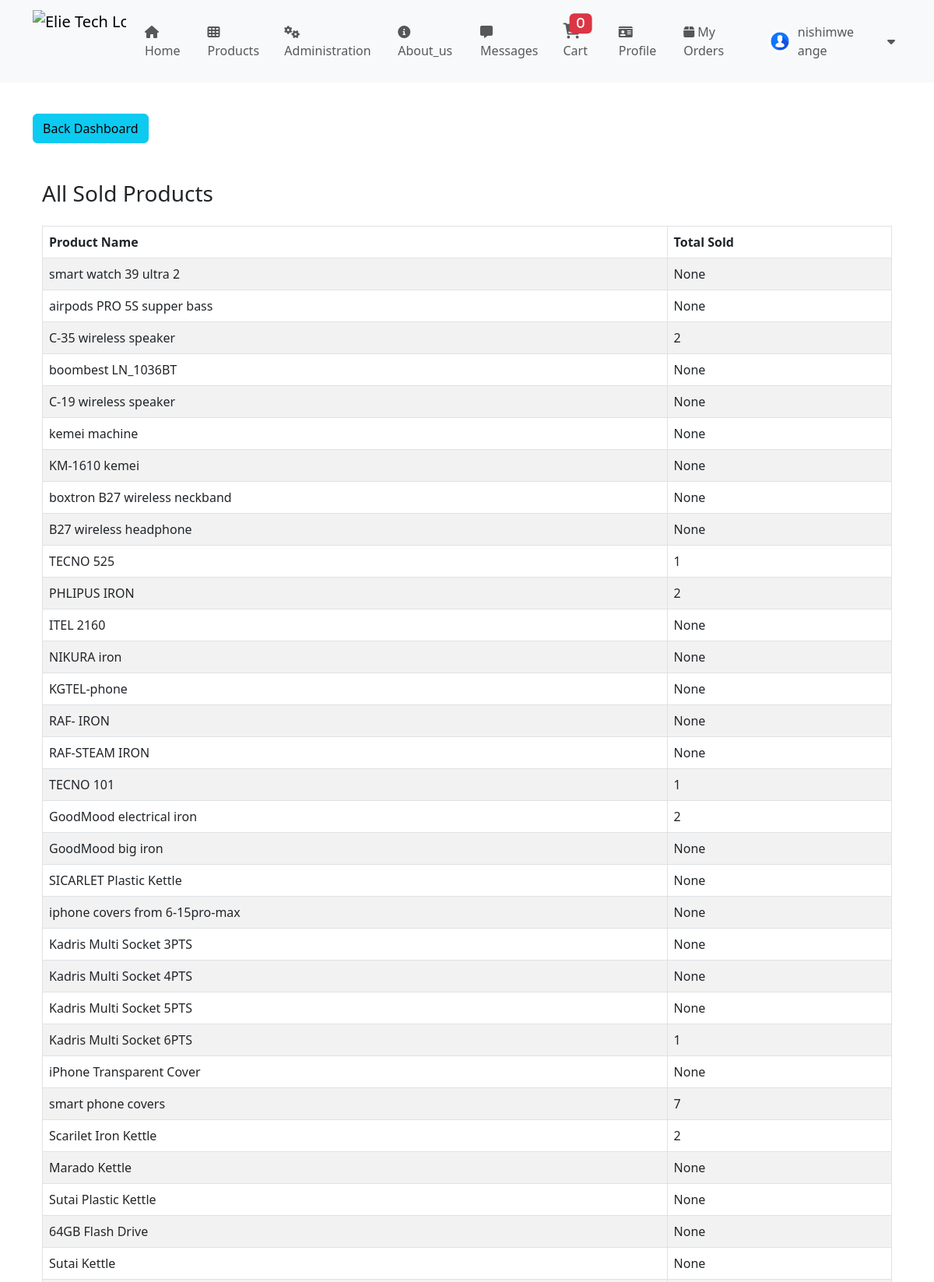
Page /manager/sold-products/ (signed in, upper part) on the committed database.
### store/models.py (models this page shows, shortened)
class Customer(models.Model):
    user = models.OneToOneField(User, on_delete=models.CASCADE)
    phone_number = models.CharField(max_length=15)
    address = models.TextField()
    profile_picture = models.ImageField(upload_to='profile_pictures/', default='profile_pictures/profile.png', blank=True)

class Product(models.Model):
    CATEGORY_CHOICES = [
        ('accessories', 'Accessories & Gadgets'),
        ("smartphones", "Smartphones & Accessories"),
        ("laptops", "Laptops & Computers"),
        ("tv_entertainment", "TVs & Home Entertainment"),
        ("audio", "Audio & Headphones"),
        ("gaming", "Gaming & Accessories"),
        ("cameras", "Cameras & Photography"),
        ("wearables", "Wearables & Smartwatches"),
        ("home_appliances", "Home Appliances"),
        ("networking", "Networking & Internet"),
        ("power", "Power & Batteries"),
        ("drones", "Drones & RC Gadgets"),
        ("diy", "DIY Electronics & Components"),
        ("office", "Office & Stationery Tech"),
        ("car_electronics", "Car Electronics"),
        ("security", "Security & Surveillance"),
        ("software", "Software & Apps"),
        ("other", "Other Electronics"),
    ]
    name = models.CharField(max_length=100)
    description = models.TextField()
    price = models.DecimalField(max_digits=10, decimal_places=0, default=0.0)
    expected_price = models.DecimalField(max_digits=10, decimal_places=2, default=0.0)
    stock = models.PositiveIntegerField(default=0)
    created_at = models.DateTimeField(auto_now_add=True)
    likes = models.ManyToManyField(User, related_name="liked_products", blank=True)
    comments = models.ManyToManyField(User, through="Comment", related_name="commented_products", blank=True)
    category = models.CharField(max_length=50, choices=CATEGORY_CHOICES, default="accessories")  # Category Field

### store/views.py (the view)
# urls.py: path('manager/sold-products/', views.manager_sold_products_list, name='manager_sold_products_list'),
@csrf_exempt
@staff_member_required
def manager_sold_products_list(request):
    products = Product.objects.all().annotate(
        total_sold=Sum('orderitem__quantity')
    )
    return render(request, 'admin/staff/sold_products_list.html', {'products': products})

### store/context_processors.py (called while the page is built)
def unread_message_count(request):
    unread_count = 0
    if request.user.is_authenticated:
        unread_count = Message.objects.filter(
            recipient=request.user,  # <-- Fix here
            is_read=False
        ).count()
    return {'unread_message_count': unread_count}

def team_member(request):
    team_member = None
    if request.user.is_authenticated:
        team_member = TeamMember.objects.filter(user=request.user).first()
    print('Team Member:', team_member)  # Debugging line
    return {'team_member': team_member}

### store/models.py (called while the page is built)
    def __str__(self):
        return f"{self.name} - {self.get_role_display()}"

### templates/admin/staff/sold_products_list.html (shortened to what this page needs)
{% extends 'base.html' %}
{% load humanize %}
{% block content %}
<a href="{% url 'manager_dashboard' %}" class="btn btn-info mt-3">Back Dashboard</a>
<div class="container mt-5">
    <h3 class="mb-4">All Sold Products</h3>
    <div class="table-responsive">
        <table class="table table-bordered table-striped">
            <thead>
                <tr>
                    <th>Product Name</th>
                    <th>Total Sold</th>
                </tr>
            </thead>
            <tbody>
                {% for product in products %}
                    <tr>
                        <td>{{ product.name }}</td>
                        <td>{{ product.total_sold |intcomma }}</td>
                    </tr>
                {% empty %}
                    <tr>
                        <td colspan="2">No sold products available.</td>
                    </tr>
                {% endfor %}
            </tbody>
        </table>
    </div>
</div>
<link href="https://cdn.jsdelivr.net/npm/tailwindcss@2.2.19/dist/tailwind.min.css" rel="stylesheet">
<link rel="stylesheet" href="https://cdnjs.cloudflare.com/ajax/libs/font-awesome/6.0.0-beta3/css/all.min.css">
<link href="https://cdn.jsdelivr.net/npm/bootstrap@5.3.0-alpha1/dist/css/bootstrap.min.css" rel="stylesheet">
{% endblock %}

### templates/base.html (shortened to what this page needs)
{% load static %}
<!DOCTYPE html>
<html lang="en" dir="ltr">
<head>
    <link href="https://cdn.jsdelivr.net/npm/bootstrap@5.3.0-alpha1/dist/css/bootstrap.min.css" rel="stylesheet">
    <link rel="stylesheet" href="https://cdnjs.cloudflare.com/ajax/libs/font-awesome/6.5.1/css/all.min.css">
</head>
<body>
    <nav class="navbar navbar-expand-lg navbar-light bg-light">
        <div class="container">
            <a class="navbar-brand" href="{% url 'about' %}">
                <img src="{% static 'icons/logo3.png' %}" alt="Elie Tech Logo" width="120" height="80">
            </a>
            <div class="collapse navbar-collapse" id="navbarNav">
                <ul class="navbar-nav me-auto">
                    <li class="nav-item d-none d-sm-block">
                        <a class="nav-link" href="{% url 'home' %}"><i class="fa fa-home"></i> Home</a>
                    </li>
                    <li class="nav-item d-none d-sm-block">
                        <a class="nav-link" href="{% url 'product_list' %}"><i class="fa fa-th"></i> Products</a>
                    </li>
                    {% if user.is_staff %}
                        <li class="nav-item">
                            <a class="nav-link" href="#" data-bs-toggle="modal" data-bs-target="#adminPassModal">
                                <i class="fa fa-cogs"></i> Administration
                            </a>
                        </li>
                    {% endif %}
                </ul>
                <ul class="navbar-nav">
                    <li><a class="nav-link" href="{% url 'about' %}"><i class="fa fa-info-circle me-2"></i>About_us</a></li>
                    {% if user.is_authenticated %}
                    <li class="nav-item d-none d-sm-block">
                        <a class="nav-link" href="{% url 'messages' %}">
                            <i class="fa fa-message"></i> Messages
                        </a>
                    </li>
                    <li class="nav-item d-none d-md-block">
                        <a class="nav-link" href="{% url 'cart_view' %}" role="button">
                            <i class="fa fa-shopping-cart position-relative">
                                <span id="cartCount" class="badge bg-danger position-absolute top-0 start-100 translate-middle">
                                    {{ request.session.cart|length }}
                                </span>
                            </i> Cart
                        </a>
                    </li>
                        <li><a class="nav-link" href="{% url 'profile' %}"><i class="fa fa-id-card"></i> Profile</a></li>
                        <li><a class="nav-link" href="{% url 'order_list' %}"><i class="fa fa-box"></i> My Orders</a></li>
                        <li class="nav-item">
                            <a href="#" class="nav-link d-flex align-items-center" id="userDropdown">
                                {% if user.customer and user.customer.profile_picture %}
                                    <img src="{{ user.customer.profile_picture.url }}" alt="Profile" class="rounded-circle" width="30" height="30">
                                {% else %}
                                    <img src="/media/profile_pictures/profile.png" alt="Default Profile" class="rounded-circle" width="30" height="30">
                                {% endif %}
                                <span class="ms-2">{{ user.get_full_name }}</span>
                                <i class="fas fa-caret-down ms-2"></i>
                            </a>
                        </li>
                    {% endif %}
                </ul>
            </div>
        </div>
    </nav>
    <main class="container mt-4">
        {% block content %}
        {% endblock %}
    </main>
</body>
</html>

### templates/base.html (style rules this page uses)
html, body { height: 100%; margin: 0; display: flex; flex-direction: column; }
main { flex: 1; }
.navbar-collapse { z-index: 1040; }
.fa-shopping-cart { font-size: 1.25rem; }
.badge { font-size: 0.75rem; padding: 0.25em 0.5em; border-radius: 0.5rem; }

### rows in the picture
Product: name "smart watch 39 ultra 2", total_sold "None"
Product: name "airpods PRO 5S supper bass", total_sold "None"
Product: name "C-35 wireless speaker", total_sold "2"
Product: name "boombest LN_1036BT", total_sold "None"
Product: name "C-19 wireless speaker", total_sold "None"
Product: name "kemei machine", total_sold "None"
Product: name "KM-1610 kemei", total_sold "None"
Product: name "boxtron B27 wireless neckband", total_sold "None"
Product: name "B27 wireless headphone", total_sold "None"
Product: name "TECNO 525", total_sold "1"
Product: name "PHLIPUS IRON", total_sold "2"
Product: name "ITEL 2160", total_sold "None"
Product: name "NIKURA iron", total_sold "None"
Product: name "KGTEL-phone", total_sold "None"
Product: name "RAF- IRON", total_sold "None"
Product: name "RAF-STEAM IRON", total_sold "None"
Product: name "TECNO 101", total_sold "1"
Product: name "GoodMood electrical iron", total_sold "2"
Product: name "GoodMood big iron", total_sold "None"
Product: name "SICARLET Plastic Kettle", total_sold "None"
Product: name "iphone covers from 6-15pro-max", total_sold "None"
Product: name "Kadris Multi Socket 3PTS", total_sold "None"
Product: name "Kadris Multi Socket 4PTS", total_sold "None"
Product: name "Kadris Multi Socket 5PTS", total_sold "None"
Product: name "Kadris Multi Socket 6PTS", total_sold "1"
Product: name "iPhone Transparent Cover", total_sold "None"
Product: name "smart phone covers", total_sold "7"
Product: name "Scarilet Iron Kettle", total_sold "2"
Product: name "Marado Kettle", total_sold "None"
Product: name "Sutai Plastic Kettle", total_sold "None"
Product: name "64GB Flash Drive", total_sold "None"
Product: name "Sutai Kettle", total_sold "None"

### other values in the picture
{{ request.session.cart|length }} "0"
{{ user.get_full_name }} "nishimwe ange"
